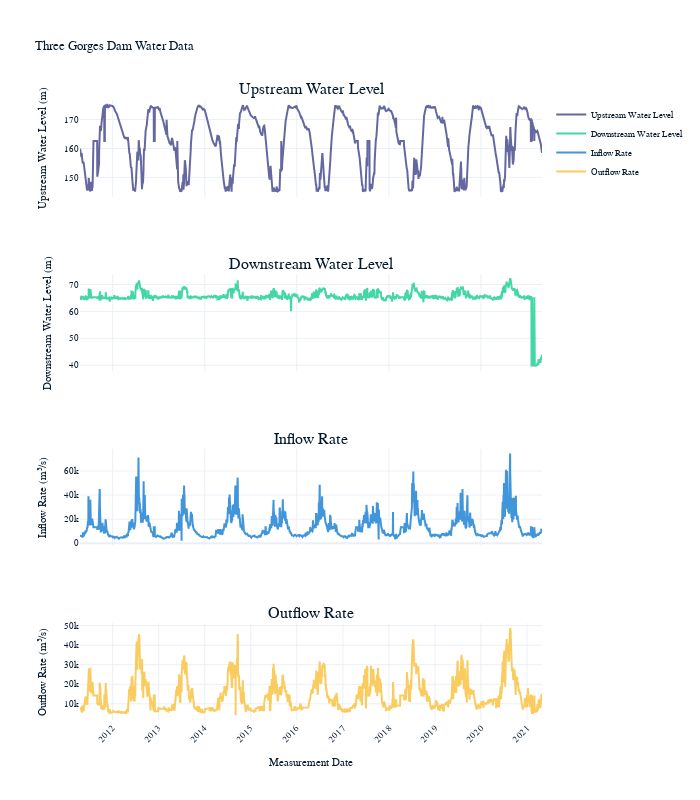

This figure's notebook cell:
### Code cell
# Convert measurement_date to datetime
dataWS_imputed['measurement_date'] = pd.to_datetime(dataWS_imputed['measurement_date'])

# Create subplots
fig_imputed = make_subplots(rows=4, cols=1, shared_xaxes=True,
                    subplot_titles=("Upstream Water Level", "Downstream Water Level", "Inflow Rate", "Outflow Rate"))

# Upstream Water Level
fig_imputed.add_trace(go.Scatter(x=dataWS_imputed['measurement_date'], y=dataWS_imputed['upstream_water_level'],
                         mode='lines', name='Upstream Water Level'), row=1, col=1)

# Downstream Water Level
fig_imputed.add_trace(go.Scatter(x=dataWS_imputed['measurement_date'], y=dataWS_imputed['downstream_water_level'],
                         mode='lines', name='Downstream Water Level'), row=2, col=1)

# Inflow Rate
fig_imputed.add_trace(go.Scatter(x=dataWS_imputed['measurement_date'], y=dataWS_imputed['inflow_rate'],
                         mode='lines', name='Inflow Rate'), row=3, col=1)

# Outflow Rate
fig_imputed.add_trace(go.Scatter(x=dataWS_imputed['measurement_date'], y=dataWS_imputed['outflow_rate'],
                         mode='lines', name='Outflow Rate'), row=4, col=1)

# Update layout
fig_imputed.update_layout(height=800, width=700,
                  title_text="Three Gorges Dam Water Data",
                  font=dict(size=9))

# Update xaxis properties for the last subplot only
fig_imputed.update_xaxes(title_text="Measurement Date", row=4, col=1, tickangle=-45,
                 tickmode="array",
                 tickvals=dataWS_imputed['measurement_date'].dt.year.drop_duplicates().apply(lambda x: pd.Timestamp(year=x, month=1, day=1)),
                 ticktext=dataWS_imputed['measurement_date'].dt.year.drop_duplicates().astype(str))

# Update yaxis titles
fig_imputed.update_yaxes(title_text="Upstream Water Level (m)", row=1, col=1)
fig_imputed.update_yaxes(title_text="Downstream Water Level (m)", row=2, col=1)
fig_imputed.update_yaxes(title_text="Inflow Rate (m³/s)", row=3, col=1)
fig_imputed.update_yaxes(title_text="Outflow Rate (m³/s)", row=4, col=1)

fig_imputed.show()

### Figure 1 — Plotly figure (JSON) as saved in the notebook; plotly's stock layout.template omitted (floating-point values rounded to 4 significant figures; data arrays with more than 128 entries replaced by an {"elided": "..."} marker saying what was removed)
{"data": [{"mode": "lines", "name": "Upstream Water Level", "x": {"elided": "3667 str values"}, "y": {"elided": "3667 float values"}, "type": "scatter", "xaxis": "x", "yaxis": "y"}, {"mode": "lines", "name": "Downstream Water Level", "x": {"elided": "3667 str values"}, "y": {"elided": "3667 float values"}, "type": "scatter", "xaxis": "x2", "yaxis": "y2"}, {"mode": "lines", "name": "Inflow Rate", "x": {"elided": "3667 str values"}, "y": {"elided": "3667 float values"}, "type": "scatter", "xaxis": "x3", "yaxis": "y3"}, {"mode": "lines", "name": "Outflow Rate", "x": {"elided": "3667 str values"}, "y": {"elided": "3667 float values"}, "type": "scatter", "xaxis": "x4", "yaxis": "y4"}], "layout": {"xaxis": {"anchor": "y", "domain": [0, 1], "matches": "x4", "showticklabels": false}, "yaxis": {"anchor": "x", "domain": [0.8438, 1], "title": {"text": "Upstream Water Level (m)"}}, "xaxis2": {"anchor": "y2", "domain": [0, 1], "matches": "x4", "showticklabels": false}, "yaxis2": {"anchor": "x2", "domain": [0.5625, 0.7188], "title": {"text": "Downstream Water Level (m)"}}, "xaxis3": {"anchor": "y3", "domain": [0, 1], "matches": "x4", "showticklabels": false}, "yaxis3": {"anchor": "x3", "domain": [0.2812, 0.4375], "title": {"text": "Inflow Rate (m³/s)"}}, "xaxis4": {"anchor": "y4", "domain": [0, 1], "title": {"text": "Measurement Date"}, "tickangle": -45, "tickmode": "array", "tickvals": ["2011-01-01T00:00:00", "2012-01-01T00:00:00", "2013-01-01T00:00:00", "2014-01-01T00:00:00", "2015-01-01T00:00:00", "2016-01-01T00:00:00", "2017-01-01T00:00:00", "2018-01-01T00:00:00", "2019-01-01T00:00:00", "2020-01-01T00:00:00", "2021-01-01T00:00:00"], "ticktext": ["2011", "2012", "2013", "2014", "2015", "2016", "2017", "2018", "2019", "2020", "2021"]}, "yaxis4": {"anchor": "x4", "domain": [0, 0.1562], "title": {"text": "Outflow Rate (m³/s)"}}, "annotations": [{"font": {"size": 16}, "showarrow": false, "text": "Upstream Water Level", "x": 0.5, "xanchor": "center", "xref": "paper", "y": 1, "yanchor": "bottom", "yref": "paper"}, {"font": {"size": 16}, "showarrow": false, "text": "Downstream Water Level", "x": 0.5, "xanchor": "center", "xref": "paper", "y": 0.7188, "yanchor": "bottom", "yref": "paper"}, {"font": {"size": 16}, "showarrow": false, "text": "Inflow Rate", "x": 0.5, "xanchor": "center", "xref": "paper", "y": 0.4375, "yanchor": "bottom", "yref": "paper"}, {"font": {"size": 16}, "showarrow": false, "text": "Outflow Rate", "x": 0.5, "xanchor": "center", "xref": "paper", "y": 0.1562, "yanchor": "bottom", "yref": "paper"}], "title": {"text": "Three Gorges Dam Water Data"}, "font": {"size": 9}, "height": 800, "width": 700}}
